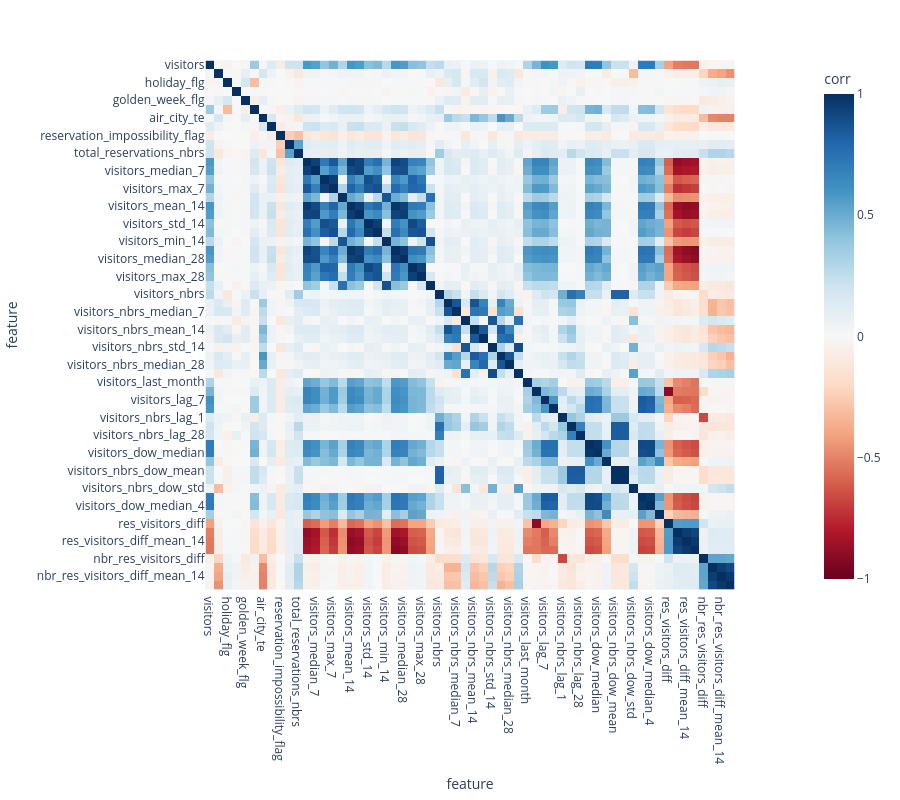

The notebook cell this image was saved under:
### Markdown cell above
## Feature correlation

### Code cell
corr = air_visit_df.corr(numeric_only=True)
corr.to_csv(PROJ_ROOT / "reports/tables/correlation_after_clustering.csv")
plot_corr_matrix(corr)

### Figure 1 — Plotly figure (JSON) as saved in the notebook; plotly's stock layout.template omitted (floating-point values rounded to 4 significant figures; data arrays with more than 128 entries replaced by an {"elided": "..."} marker saying what was removed)
{"data": [{"coloraxis": "coloraxis", "name": "0", "x": ["visitors", "opened_recently", "holiday_flg", "days_from_holiday", "golden_week_flg", "open_usually", "air_city_te", "air_genre_te", "reservation_impossibility_flag", "total_reservations", "total_reservations_nbrs", "visitors_mean_7", "visitors_median_7", "visitors_std_7", "visitors_max_7", "visitors_min_7", "visitors_mean_14", "visitors_median_14", "visitors_std_14", "visitors_max_14", "visitors_min_14", "visitors_mean_28", "visitors_median_28", "visitors_std_28", "visitors_max_28", "visitors_min_28", "visitors_nbrs", "visitors_nbrs_mean_7", "visitors_nbrs_median_7", "visitors_nbrs_std_7", "visitors_nbrs_mean_14", "visitors_nbrs_median_14", "visitors_nbrs_std_14", "visitors_nbrs_mean_28", "visitors_nbrs_median_28", "visitors_nbrs_std_28", "visitors_last_month", "visitors_lag_1", "visitors_lag_7", "visitors_lag_28", "visitors_nbrs_lag_1", "visitors_nbrs_lag_7", "visitors_nbrs_lag_28", "visitors_dow_mean", "visitors_dow_median", "visitors_dow_std", "visitors_nbrs_dow_mean", "visitors_nbrs_dow_median", "visitors_nbrs_dow_std", "visitors_dow_mean_4", "visitors_dow_median_4", "visitors_dow_std_4", "res_visitors_diff", "res_visitors_diff_mean_7", "res_visitors_diff_mean_14", "res_visitors_diff_mean_28", "nbr_res_visitors_diff", "nbr_res_visitors_diff_mean_7", "nbr_res_visitors_diff_mean_14", "nbr_res_visitors_diff_mean_28"], "y": ["visitors", "opened_recently", "holiday_flg", "days_from_holiday", "golden_week_flg", "open_usually", "air_city_te", "air_genre_te", "reservation_impossibility_flag", "total_reservations", "total_reservations_nbrs", "visitors_mean_7", "visitors_median_7", "visitors_std_7", "visitors_max_7", "visitors_min_7", "visitors_mean_14", "visitors_median_14", "visitors_std_14", "visitors_max_14", "visitors_min_14", "visitors_mean_28", "visitors_median_28", "visitors_std_28", "visitors_max_28", "visitors_min_28", "visitors_nbrs", "visitors_nbrs_mean_7", "visitors_nbrs_median_7", "visitors_nbrs_std_7", "visitors_nbrs_mean_14", "visitors_nbrs_median_14", "visitors_nbrs_std_14", "visitors_nbrs_mean_28", "visitors_nbrs_median_28", "visitors_nbrs_std_28", "visitors_last_month", "visitors_lag_1", "visitors_lag_7", "visitors_lag_28", "visitors_nbrs_lag_1", "visitors_nbrs_lag_7", "visitors_nbrs_lag_28", "visitors_dow_mean", "visitors_dow_median", "visitors_dow_std", "visitors_nbrs_dow_mean", "visitors_nbrs_dow_median", "visitors_nbrs_dow_std", "visitors_dow_mean_4", "visitors_dow_median_4", "visitors_dow_std_4", "res_visitors_diff", "res_visitors_diff_mean_7", "res_visitors_diff_mean_14", "res_visitors_diff_mean_28", "nbr_res_visitors_diff", "nbr_res_visitors_diff_mean_7", "nbr_res_visitors_diff_mean_14", "nbr_res_visitors_diff_mean_28"], "z": {"elided": "60x60 float values"}, "type": "heatmap", "xaxis": "x", "yaxis": "y", "hovertemplate": "feature: %{x}<br>feature: %{y}<br>corr: %{z}<extra></extra>"}], "layout": {"xaxis": {"anchor": "y", "domain": [0.0, 1.0], "scaleanchor": "y", "constrain": "domain", "title": {"text": "feature"}}, "yaxis": {"anchor": "x", "domain": [0.0, 1.0], "autorange": "reversed", "constrain": "domain", "title": {"text": "feature"}}, "coloraxis": {"colorbar": {"title": {"text": "corr"}}, "colorscale": [[0.0, "rgb(103,0,31)"], [0.1, "rgb(178,24,43)"], [0.2, "rgb(214,96,77)"], [0.3, "rgb(244,165,130)"], [0.4, "rgb(253,219,199)"], [0.5, "rgb(247,247,247)"], [0.6, "rgb(209,229,240)"], [0.7, "rgb(146,197,222)"], [0.8, "rgb(67,147,195)"], [0.9, "rgb(33,102,172)"], [1.0, "rgb(5,48,97)"]], "cmin": -1, "cmax": 1}, "margin": {"t": 60}, "width": 900, "height": 800}}
